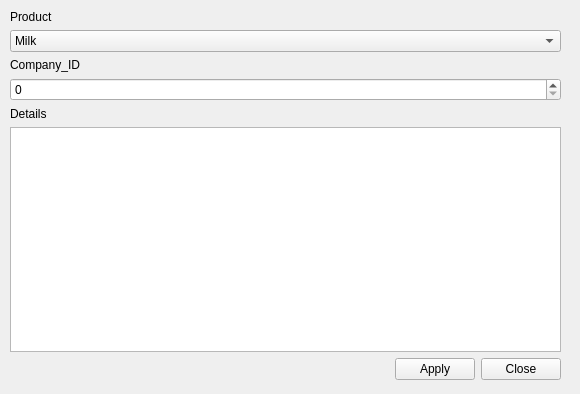
<?xml version="1.0" encoding="UTF-8"?>
<ui version="4.0">
 <class>RecordEditForm</class>
 <widget class="QWidget" name="RecordEditForm">
  <property name="geometry">
   <rect>
    <x>0</x>
    <y>0</y>
    <width>580</width>
    <height>394</height>
   </rect>
  </property>
  <property name="windowTitle">
   <string>Form</string>
  </property>
  <widget class="QWidget" name="">
   <property name="geometry">
    <rect>
     <x>10</x>
     <y>10</y>
     <width>551</width>
     <height>370</height>
    </rect>
   </property>
   <layout class="QVBoxLayout" name="verticalLayout_4">
    <item>
     <layout class="QVBoxLayout" name="verticalLayout">
      <item>
       <widget class="QLabel" name="label">
        <property name="text">
         <string>Product</string>
        </property>
       </widget>
      </item>
      <item>
       <widget class="QComboBox" name="cmb_product">
        <item>
         <property name="text">
          <string>Milk</string>
         </property>
        </item>
        <item>
         <property name="text">
          <string>Bread</string>
         </property>
        </item>
        <item>
         <property name="text">
          <string>Meat</string>
         </property>
        </item>
        <item>
         <property name="text">
          <string>Tomatoes</string>
         </property>
        </item>
        <item>
         <property name="text">
          <string>Potation</string>
         </property>
        </item>
       </widget>
      </item>
     </layout>
    </item>
    <item>
     <layout class="QVBoxLayout" name="verticalLayout_2">
      <item>
       <widget class="QLabel" name="label_2">
        <property name="text">
         <string>Company_ID</string>
        </property>
       </widget>
      </item>
      <item>
       <widget class="QSpinBox" name="spb_company_id"/>
      </item>
     </layout>
    </item>
    <item>
     <layout class="QVBoxLayout" name="verticalLayout_3">
      <item>
       <widget class="QLabel" name="label_3">
        <property name="text">
         <string>Details</string>
        </property>
       </widget>
      </item>
      <item>
       <widget class="QTextEdit" name="txt_details"/>
      </item>
     </layout>
    </item>
    <item>
     <layout class="QHBoxLayout" name="horizontalLayout">
      <item>
       <spacer name="horizontalSpacer">
        <property name="orientation">
         <enum>Qt::Horizontal</enum>
        </property>
        <property name="sizeHint" stdset="0">
         <size>
          <width>318</width>
          <height>20</height>
         </size>
        </property>
       </spacer>
      </item>
      <item>
       <widget class="QPushButton" name="bnt_apply">
        <property name="text">
         <string>Apply</string>
        </property>
       </widget>
      </item>
      <item>
       <widget class="QPushButton" name="btn_close">
        <property name="text">
         <string>Close</string>
        </property>
       </widget>
      </item>
     </layout>
    </item>
   </layout>
  </widget>
 </widget>
 <resources/>
 <connections/>
</ui>
